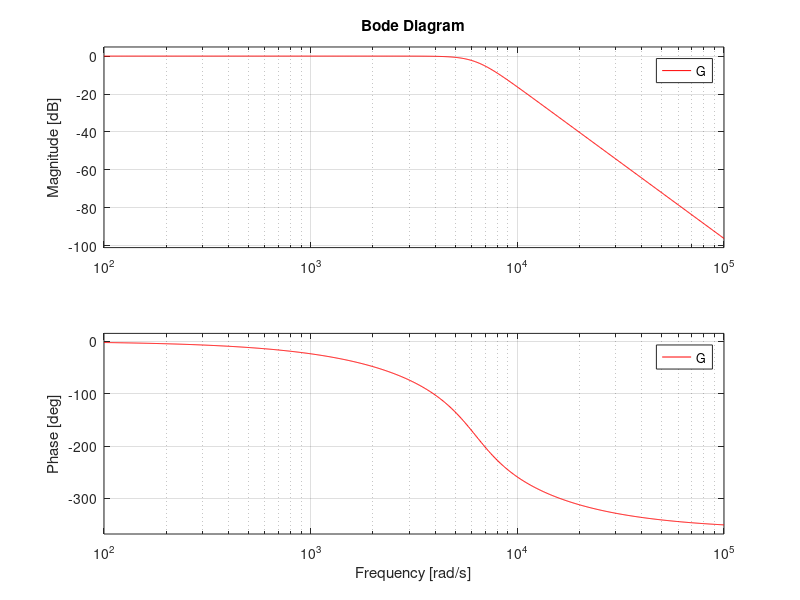

The MATLAB source for this figure:
clear all;

N = 4; %order

Fp = 1000;

Wp = 2*pi*Fp; %passband edge angular frequency

[num,den] = butter(N,Wp,'s');

G = tf(num,den);

bode(G, 'r');